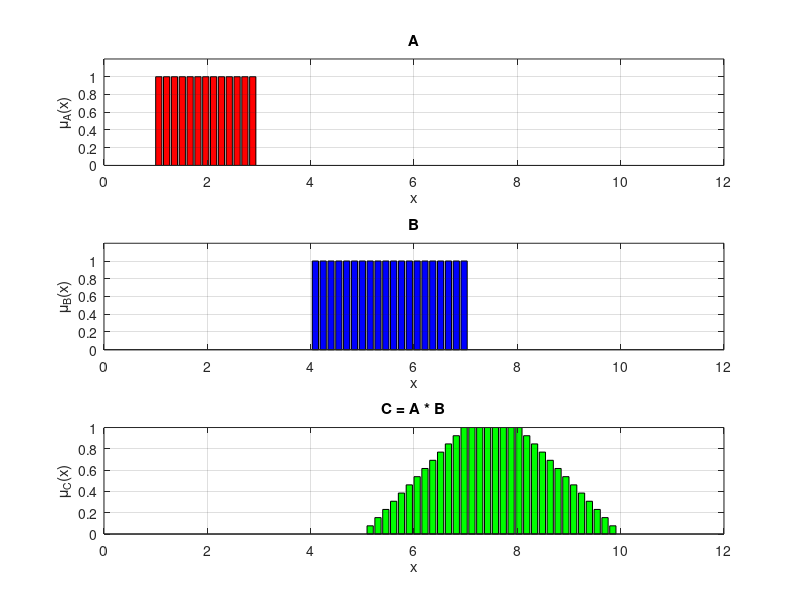

This chart was generated by the following MATLAB code:
clc;
clear all;
close all;

xmin = 0;
xmax = 15;

% Define membership functions
muA = @(x) double(x >= 1 & x <= 3);
muB = @(x) double(x >= 4 & x <= 7);

X = linspace(xmin, xmax, 100);

C.X = X;
C.mu = zeros(size(C.X));

% Compute convolution
for i = 1:length(C.X)
    x = C.X(i);
    C.mu(i) = 0;
    for j = 1:length(X)
        x1 = X(j);
        x2 = x - x1; 
        if x2 >= xmin && x2 <= xmax  
            C.mu(i) = C.mu(i) + muA(x1) * muB(x2);
        end
    end
end

% Normalize C.mu for proper visualization
C.mu = C.mu / max(C.mu); 

% Plot membership functions
figure(1);

subplot(3,1,1);
bar(X, arrayfun(muA, X), 'r');
title('A');
xlabel('x');
ylabel('\mu_A(x)');
xlim([0 12]);
ylim([0 1.2]); 
grid on;

subplot(3,1,2);
bar(X, arrayfun(muB, X), 'b');
title('B');
xlabel('x');
ylabel('\mu_B(x)');
xlim([0 12]);
ylim([0 1.2]); 
grid on;

subplot(3,1,3);
bar(C.X, C.mu, 'g');
title('C = A * B');
xlabel('x');
ylabel('\mu_C(x)');
xlim([0 12]);
grid on;
